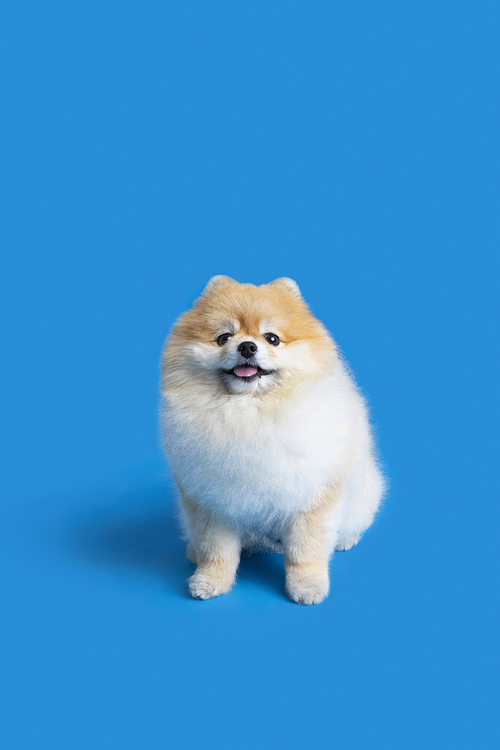
#> input picture img/dog.jpg, 500 x 750 px, found by its file name
$ python gamma.py
#> lines starting #> are read from the running program, lines starting #| are printed output that depends on the picture
import cv2 as cv
import numpy as np
import sys

img = cv.imread("./img/dog.jpg")
#> img is the input picture: shape (750, 500, 3); mean B, G, R 208.5, 146.7, 59.3

if img is None:
    sys.exit("이미지를 불러올 수 없습니다")

img = cv.resize(img, dsize=(0,0) , fx = 0.5, fy = 0.5)
#> img: shape (375, 250, 3)

def gamma(f, gamma=1.0):
#> called with gamma = 0.5
    f1 = f/255.0
    return np.uint8(255*(f1**gamma))
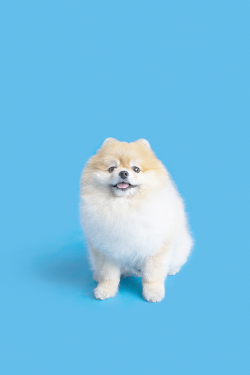
#> returned value: shape (375, 250, 3); mean of channels 0, 1, 2 229.8, 192.3, 114.7; drawn as B, G, R

gc = np.hstack((gamma(img, 0.5), gamma(img, 0.75) , gamma(img, 1.0) , gamma(img, 2.0) , gamma(img , 3.0)))
#> call 2 of gamma, with gamma = 0.75
#> in gamma (call 2), `return np.uint8(255*(f1**gamma))`:
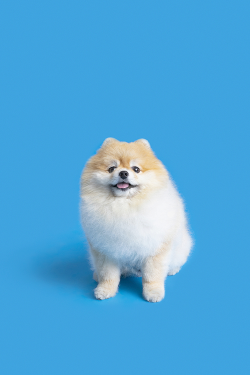
#> returned value: shape (375, 250, 3); mean of channels 0, 1, 2 218.5, 167.7, 80.8; drawn as B, G, R
#> call 4 of gamma, with gamma = 2
#> in gamma (call 4), `return np.uint8(255*(f1**gamma))`:
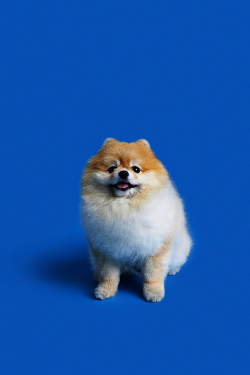
#> returned value: shape (375, 250, 3); mean of channels 0, 1, 2 172, 86.5, 24.8; drawn as B, G, R
#> in gamma (call 5), `return np.uint8(255*(f1**gamma))`:
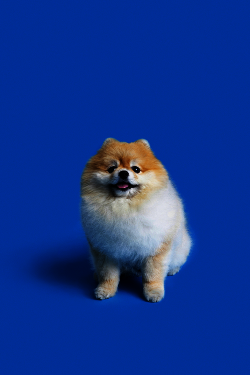
#> returned value: shape (375, 250, 3); mean of channels 0, 1, 2 142.9, 53, 16.4; drawn as B, G, R
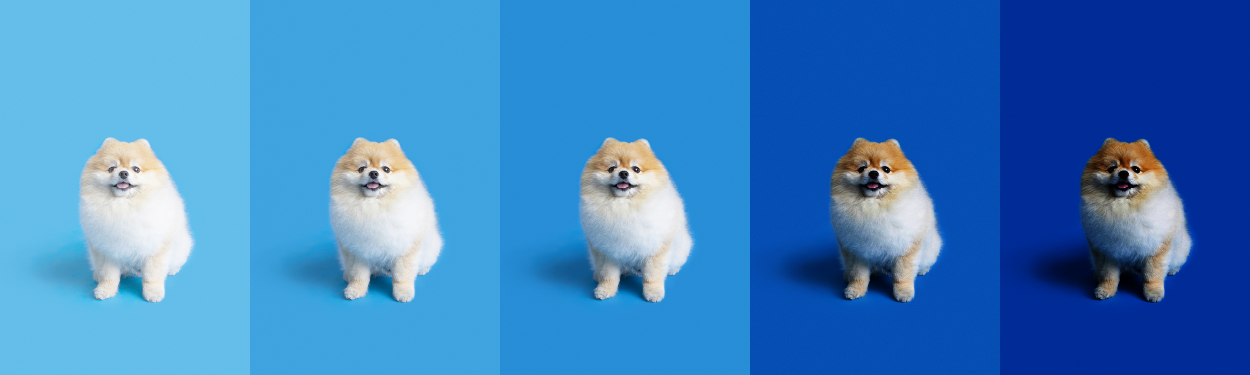
#> gc: shape (375, 1250, 3); mean B, G, R 194.4, 129.3, 59.2

cv.imshow("gamma image" , gc)
cv.waitKey()
cv.destroyAllWindows()
